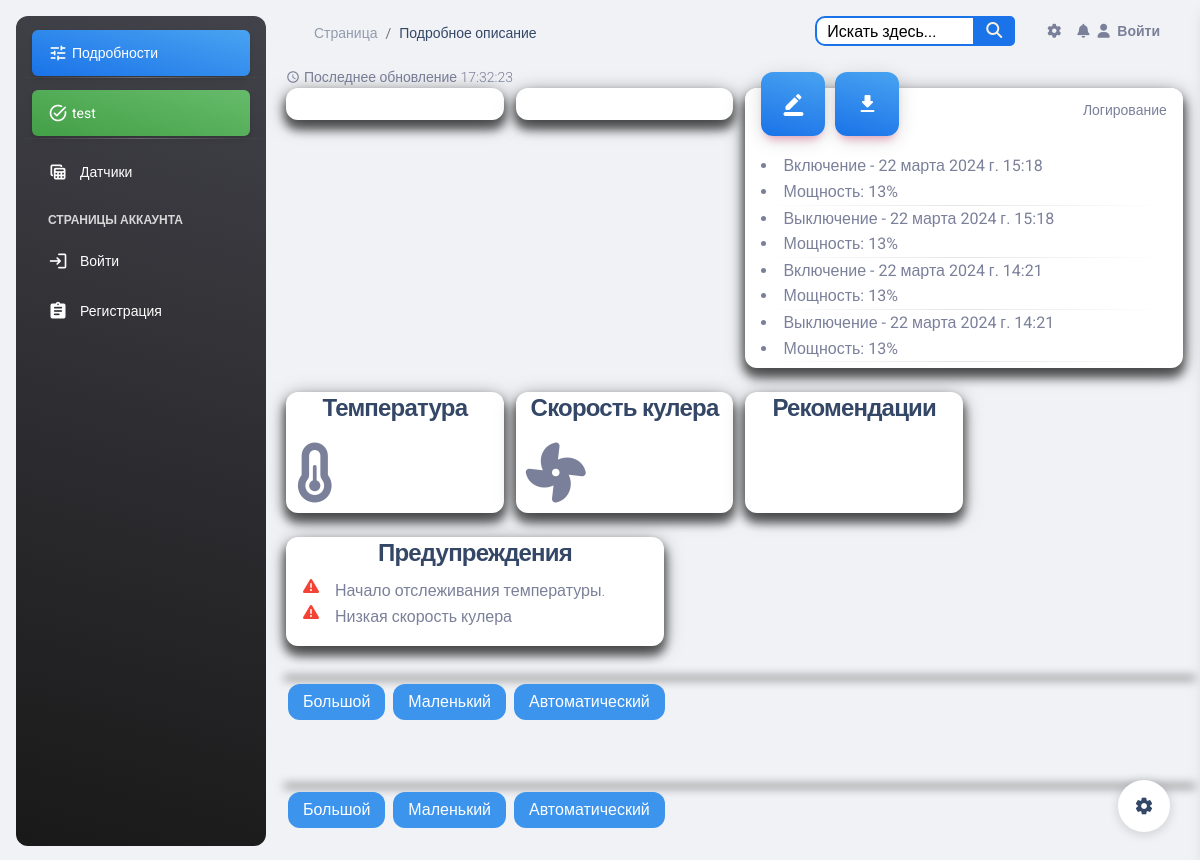
/sensors/1/, run on an earlier commit of the app's database.
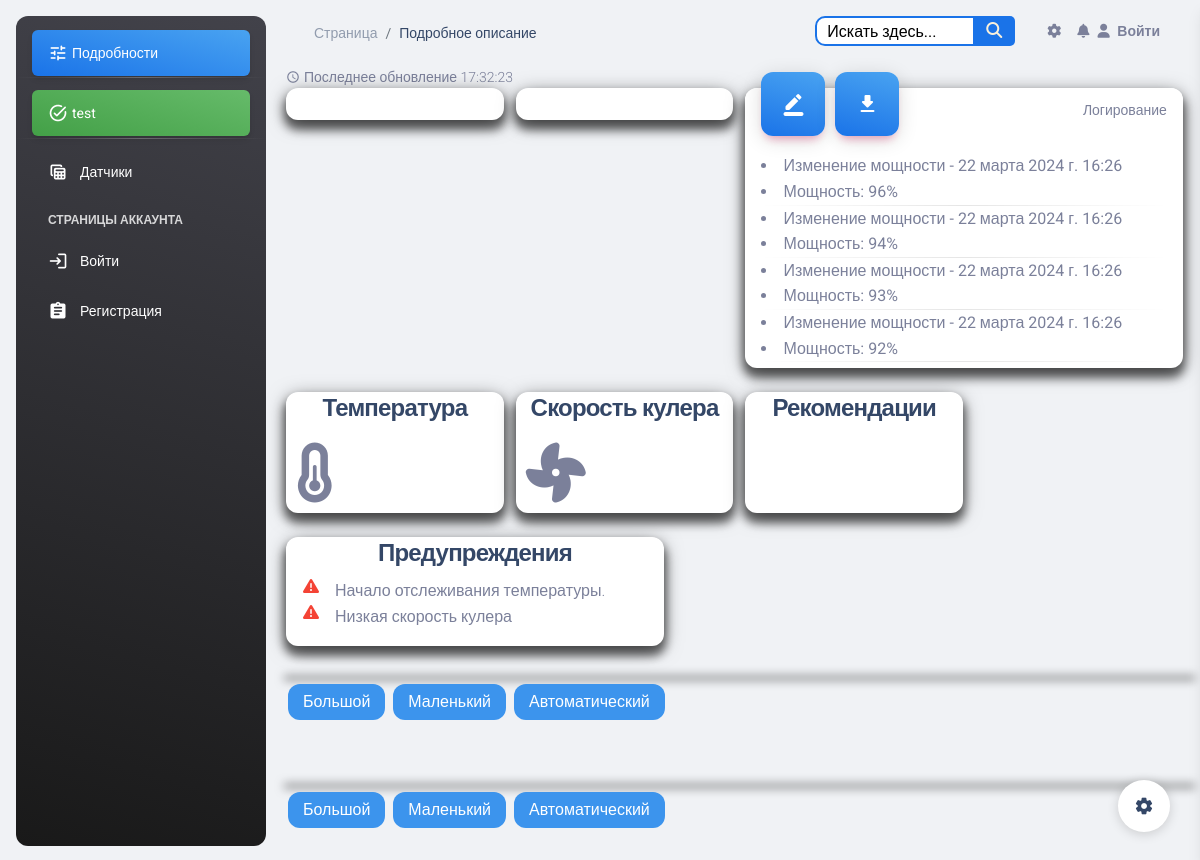
And on a later commit of the database.
### esp_sensor/models.py (models this page shows, shortened)
class Sensor(models.Model):
    id = models.AutoField(primary_key=True)
    name = models.CharField('Имя датчика', max_length=100, unique=True)
    slug = models.SlugField(max_length=255, unique=True, db_index=True, verbose_name="URL")
    description = models.TextField('Описание', blank=True)
    owner = models.CharField("Владелец", max_length=100, blank=True)
    date_added = models.DateTimeField('Дата добавления', default=timezone.now)
    country = models.ManyToManyField(Country, blank=True, verbose_name='Страна')
    city = models.ManyToManyField(City, blank=True, verbose_name='Город')
    inclusions = models.IntegerField("Количество включений", default=0)
    power = models.IntegerField(default=0,
                                blank=True,
                                verbose_name='Мощность',
                                validators=[MinValueValidator(0), MaxValueValidator(100)])
    watt = models.IntegerField("Потребление мощности", default=0)
    volt = models.IntegerField("Электрическое напряжение", default=0)
    work = models.BooleanField('Онлайн', default=True)
    blocked = models.BooleanField('Заблокирован', default=False)
    temperature = models.FloatField('Температура', default=0)
    fan_speed = models.IntegerField('Скорость кулера', default=0)
    class Meta:
        verbose_name = 'Датчик'
        verbose_name_plural = 'Датчики'

class SensorLog(models.Model):
    sensor = models.ForeignKey(Sensor, on_delete=models.CASCADE)
    timestamp = models.DateTimeField(auto_now_add=True)
    log_type = models.CharField(max_length=20)
    previous_power = models.IntegerField(null=True, blank=True)
    previous_watt = models.IntegerField(null=True, blank=True)
    previous_volt = models.IntegerField(null=True, blank=True)

### esp_sensor/views.py (the view, shortened to what this page needs)
# urls.py: path('sensors/<int:pk>/', SensorDetailView.as_view(), name='sensor_detail'),
class SensorDetailView(DetailView):
    model = Sensor
    template_name = 'sensor/sensor_detail.html'
    context_object_name = 'sensor'
    paginate_by = 15
    def get_queryset(self):
        queryset = super().get_queryset()
        return queryset.prefetch_related('sensorlog_set').all()
    def get_context_data(self, **kwargs):
        context = super().get_context_data(**kwargs)
        sensor = self.get_object()
        logs = sensor.sensorlog_set.all().order_by('-timestamp')
        paginator = Paginator(logs, 10)
        page_number = self.request.GET.get('page')
        page_logs = paginator.get_page(page_number)
        context['logs'] = page_logs
        context['sensor_id'] = sensor.id
        temperature = sensor.temperature
        fan_speed = sensor.fan_speed
        context['temperature'] = temperature
        context['fan_speed'] = fan_speed
        self.add_warnings_to_context(sensor, context)
        self.add_recommendations_to_context(sensor, context)
        if logs.exists():
            context['latest_log'] = logs.last()
        else:
            context['latest_log'] = None
        return context
    def add_warnings_to_context(self, sensor, context):
        warnings = []
        previous_temperatures = self.request.session.get('previous_temperatures', [])
        temperature = sensor.temperature
        fan_speed = sensor.fan_speed
        if previous_temperatures:
            last_three_temperatures = previous_temperatures[-3:]
            if all(temp > last_three_temperatures[i - 1] for i, temp in
                   enumerate(last_three_temperatures[1:], start=1)):
                warnings.append('Температура постоянно растет.')
        else:
            warnings.append('Начало отслеживания температуры.')
        previous_temperatures.append(temperature)
        self.request.session['previous_temperatures'] = previous_temperatures
        if temperature is not None and temperature > 80:
            warnings.append('Высокая температура устройства')
        if fan_speed is not None and fan_speed < 100:
            warnings.append('Низкая скорость кулера')
        context['warnings'] = warnings
    def add_recommendations_to_context(self, sensor, context):
        recommendations = []
        previous_powers = self.request.session.get('previous_powers', [])
        power = sensor.power
        previous_powers.append(power)
        self.request.session['previous_powers'] = previous_powers
        if len(previous_powers) >= 5 and all(p > 90 for p in previous_powers[-5:]):
            recommendations.append('Мощность устройства долгое время превышает 90%. Рекомендуется снизить мощность.')
        context['recommendations'] = recommendations
    def render_to_response(self, context, **response_kwargs):
        if self.request.headers.get('x-requested-with') == 'XMLHttpRequest':
            logs_html = self.render_logs_to_html(context['logs'])
            num_pages = context['logs'].paginator.num_pages
            return JsonResponse(
                {'logs_html': logs_html, 'has_next': context['logs'].has_next(), 'num_pages': num_pages})
        else:
            return super().render_to_response(context, **response_kwargs)

### templates/sensor/sensor_detail.html (shortened to what this page needs)
{% load static %}
{% include 'base.html' %}
<body class="g-sidenav-show  bg-gray-200">
<aside class="sidenav navbar navbar-vertical navbar-expand-xs border-0 border-radius-xl my-3 fixed-start ms-3   bg-gradient-dark"
       id="sidenav-main">
    <div style="margin: 10px 0px 10px 0px">
        <ul class="navbar-nav">
            <li class="nav-item">
                <a class="nav-link text-white active bg-gradient-info">
                    <div class="text-white text-center d-flex align-items-center justify-content-center">
                        <i class="material-icons opacity-10">tune</i>
                    </div>
                    <span class="nav-link-text ms-1">Подробности</span>
                </a>
            </li>
            <hr class="horizontal light mt-0 mb-2">
            {% if sensor.work %}
                <li class="nav-item">
                    <a class="nav-link text-white active bg-gradient-success">
                        <div class="text-white text-center d-flex align-items-center justify-content-center">
                            <i class="material-icons opacity-10">task_alt</i>
                        </div>
                        <span class="nav-link-text ms-1">{{ sensor.name }}</span>
                    </a>
                </li>
            {% endif %}
        </ul>
        <hr class="horizontal light mt-0 mb-2">
        <div class="collapse navbar-collapse  w-auto " id="sidenav-collapse-main">
            <ul class="navbar-nav">
                <li class="nav-item">
                    <a class="nav-link text-white " href="{% url 'sensor_list' %}">
                        <div class="text-white text-center me-2 d-flex align-items-center justify-content-center">
                            <i class="material-icons opacity-10">table_view</i>
                        </div>
                        <span class="nav-link-text ms-1">Датчики</span>
                    </a>
                </li>
                <li class="nav-item mt-3">
                    <h6 class="ps-4 ms-2 text-uppercase text-xs text-white font-weight-bolder opacity-8">Страницы
                        аккаунта</h6>
                </li>
                {% if user.is_authenticated %}
                    <li class="nav-item">
                        <a class="nav-link text-white " href="{% url 'profiles:profile_detail' user.profile.slug %}">
                            <div class="text-white text-center me-2 d-flex align-items-center justify-content-center">
                                <i class="material-icons opacity-10">person_add</i>
                            </div>
                            <span class="nav-link-text ms-1">Профиль</span>
                        </a>
                    </li>
                    <li class="nav-item">
                        <a class="nav-link text-white " href="{% url 'chats' %}">
                            <div class="text-white text-center me-2 d-flex align-items-center justify-content-center">
                                <i class="material-icons opacity-10">message</i>
                            </div>
                            <span class="nav-link-text ms-1">Сообщения</span>
                        </a>
                    </li>
                    <li class="nav-item">
                        <a class="nav-link text-white " href='{% url 'logout' %}'>
                            <div class="text-white text-center me-2 d-flex align-items-center justify-content-center">
                                <i class="material-icons opacity-10">login</i>
                            </div>
                            <span class="nav-link-text ms-1">Выйти</span>
                        </a>
                    </li>
                {% else %}
                    <li class="nav-item">
                        <a class="nav-link text-white " href='{% url 'login' %}'>
                            <div class="text-white text-center me-2 d-flex align-items-center justify-content-center">
                                <i class="material-icons opacity-10">login</i>
                            </div>
                            <span class="nav-link-text ms-1">Войти</span>
                        </a>
                    </li>
                    <li class="nav-item">
                        <a class="nav-link text-white " href="{% url 'register' %}">
                            <div class="text-white text-center me-2 d-flex align-items-center justify-content-center">
                                <i class="material-icons opacity-10">assignment</i>
                            </div>
                            <span class="nav-link-text ms-1">Регистрация</span>
                        </a>
                    </li>
                {% endif %}
            </ul>
        </div>
    </div>
</aside>
<main class="main-content position-relative max-height-vh-100 h-100 border-radius-lg ">
    <nav class="navbar navbar-main navbar-expand-lg px-0 mx-4 shadow-none border-radius-xl" id="navbarBlur"
         data-scroll="true">
        <div class="container-fluid py-1 px-3">
            <nav aria-label="breadcrumb">
                <ol class="breadcrumb bg-transparent mb-0 pb-0 pt-1 px-0 me-sm-6 me-5">
                    <li class="breadcrumb-item text-sm"><a class="opacity-5 text-dark" href="{% url 'sensor_list' %}">Страница</a>
                    </li>
                    <li class="breadcrumb-item text-sm text-dark active" aria-current="page">Подробное описание</li>
                </ol>
            </nav>
            {% include 'include/navbar.html' %}
        </div>
    </nav>
    <div class="container-fluid">
        <div class="row">
            <div class="d-flex " style="margin-top: 5px">
                <i class="material-icons text-sm my-auto me-1">schedule</i>
                {% if latest_log %}
                    <p class="mb-0 text-sm">Последнее обновление {{ latest_log.timestamp | date:"H:i:s" }}</p>
                {% endif %}
            </div>
            <div class="col-xl-3 col-sm-6 mb-xl-0 mb-4">
                {% include 'charts/power.html' %}
            </div>
            <div class="col-xl-3 col-sm-6 mb-xl-0 mb-4">
                {% include 'charts/voltage.html' %}
            </div>
            <div class="col-xl-6 col-sm-6 mb-xl-0 mb-4">
                <div class="card" style="height: 280px; margin-right: 10px;">
                    <div class="card-header p-3 pt-2">
                        <div class="icon icon-lg icon-shape bg-gradient-info shadow-primary text-center border-radius-xl mt-n4 position-absolute">
                            <i class="material-icons opacity-10">border_color</i>
                        </div>
                        <div class="icon icon-lg icon-shape bg-gradient-info shadow-primary text-center border-radius-xl mt-n4 position-absolute"
                             style="left: 90px;">
                            <a href="{% url 'download_logs' device_slug=sensor.slug %}" title="Скачать логи">
                                <i class="material-icons opacity-10">download</i>
                            </a>
                        </div>
                        <div class="text-end pt-1">
                            <p class="text-sm mb-0 text-capitalize">Логирование</p>
                        </div>
                    </div>
                    <div class="card-footer p-3" id="myDiv" style="overflow-y: scroll; width: 100%; height: 290px">
                        <div id="logs-container">
                            {% for log in logs %}
                                <li>{{ log.log_type }} - {{ log.timestamp }}</li>
                                <li>Мощность: {{ log.previous_power }}%</li>
                                <hr class="dark horizontal my-0">
                            {% endfor %}
                        </div>
                    </div>
                </div>
            </div>
        </div>
        <div class="row">
            <div class="col-xl-3 col-sm-6 mb-xl-0 mt-4 d-flex">
                <div class="card flex-grow-1">
                    <div class="block-title">
                        <h4>Температура</h4>
                    </div>
                    <div class="temperature-widget">
                        <div class="temperature-icon">
                            <i class="fas fa-thermometer-half"></i>
                        </div>
                    </div>
                </div>
            </div>
            <div class="col-xl-3 col-sm-6 mb-xl-0 mt-4 d-flex">
                <div class="card flex-grow-1">
                    <div class="block-title">
                        <h4>Скорость кулера</h4>
                    </div>
                    <div class="fan-widget">
                        <div class="fan-icon">
                            <i class="fas fa-fan spin-animation"></i>
                        </div>
                    </div>
                </div>
            </div>
            <div class="col-xl-3 col-sm-6 mb-xl-0 mt-4 d-flex">
                <div class="card flex-grow-1">
                    <div class="block-title">
                        <h4>Рекомендации</h4>
                    </div>
                    <div class="recommendations-content" style="overflow-y: auto; max-height: 100px;">
                    </div>
                </div>
            </div>
            <div class="col-xl-3 col-sm-6 mb-xl-0 mt-4 d-flex" style="width: 390px;">
                <div class="card flex-grow-1">
                    <div class="block-title">
                        <h4>Предупреждения</h4>
                    </div>
                    <div class="recommendations-content" style="overflow-y: auto; max-height: 100px;">
                        <ul style="list-style: none;" id="warnings-list">
                            {% if sensor.work %}
                                {% for warning in warnings %}
                                    <li class="d-flex" style="margin-left: -15px;">
                                        <div class="me-3 text-danger">
                                            <i class="fas fa-exclamation-triangle"></i>
                                        </div>
                                        <p style="margin-bottom: 0;">{{ warning }}</p>
                                    </li>
                                {% endfor %}
                            {% endif %}
                        </ul>
                    </div>
                </div>
            </div>
        </div>
        <div class="row mt-4">
            {% include 'charts/power-chart.html' %}
        </div>
        <div class="row mt-4">
            {% include 'charts/voltage-chart.html' %}
        </div>
</main>
{% include 'include/setting.html' %}
</body>

What changed in the data, as far as the page shows it:
no longer on this page (row unchanged): SensorLog: log_type "Включение", timestamp "22 марта 2024 г. 15:18", previous_power "13"
no longer on this page (row unchanged): SensorLog: log_type "Выключение", timestamp "22 марта 2024 г. 15:18", previous_power "13"
no longer on this page (row unchanged): SensorLog: log_type "Включение", timestamp "22 марта 2024 г. 14:21", previous_power "13"
no longer on this page (row unchanged): SensorLog: log_type "Выключение", timestamp "22 марта 2024 г. 14:21", previous_power "13"
added SensorLog: log_type "Изменение мощности", timestamp "22 марта 2024 г. 16:26", previous_power "96"
added SensorLog: log_type "Изменение мощности", timestamp "22 марта 2024 г. 16:26", previous_power "94"
added SensorLog: log_type "Изменение мощности", timestamp "22 марта 2024 г. 16:26", previous_power "93"
added SensorLog: log_type "Изменение мощности", timestamp "22 марта 2024 г. 16:26", previous_power "92"
